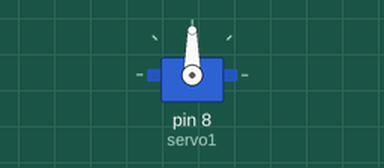
Simulated run of this sketch. Board: Arduino Uno, built with avr-gcc and run on an emulated ATmega328P. On the bench: servo.

Above: at 2.05 s.
Timing chart, 0 to 6.6 s (numbered marks = the images above):
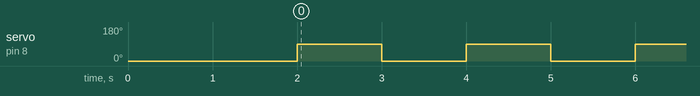

The sketch:

walkman_robotpart1.ino
```cpp
#include <Servo.h>

Servo servo1;


void setup() {
  servo1.attach(8);
  servo1.write(0);
  delay(2000);

}

void loop() {
  // put your main code here, to run repeatedly:
  servo1.write(90);
  delay(1000);
  servo1.write(0);
  delay(1000);

}
```

Measured:
- by itself, servo on pin 8 (servo1): alternates 90° for 1.0 s and 0° for 1.0 s
